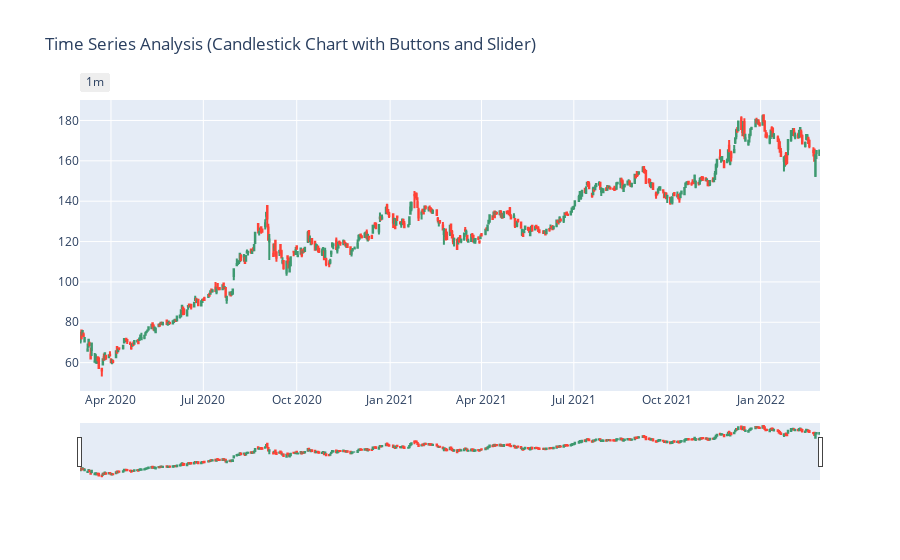

Notebook code for this chart:
### Markdown cell above
One of the best ways to analyze a time series data is to create an interactive visualization 
    
    where you can manually select the time interval in the output visualization itself. 

One way to do it is to add a slider below your visualization and buttons to control time intervals above your visualization. 

Below is how you can create an interactive candlestick chart where you can select time intervals in the output itself:

### Code cell
figure = go.Figure(data=[go.Candlestick(x = data.index,
                                        open = data["Open"],
                                        high = data["High"],
                                        low = data["Low"],
                                        close = data["Close"]
                                       )])
figure.update_layout(title = "Time Series Analysis (Candlestick Chart with Buttons and Slider)",
                    xaxis_rangeslider_visible = False)

figure.update_xaxes(
    rangeslider_visible = True,
    rangeselector = dict(
        buttons = list([
            dict(count = 1, label = "1m", step = "month", stepmode = "backward")
        ])
    )
)

figure.show()

### Figure 1 — Plotly figure (JSON) as saved in the notebook; plotly's stock layout.template omitted (floating-point values rounded to 4 significant figures; data arrays with more than 128 entries replaced by an {"elided": "..."} marker saying what was removed)
{"data": [{"close": {"elided": "504 float values"}, "high": {"elided": "504 float values"}, "low": {"elided": "504 float values"}, "open": {"elided": "504 float values"}, "type": "candlestick", "x": {"elided": "504 str values"}}], "layout": {"title": {"text": "Time Series Analysis (Candlestick Chart with Buttons and Slider)"}, "xaxis": {"rangeselector": {"buttons": [{"count": 1, "label": "1m", "step": "month", "stepmode": "backward"}]}, "rangeslider": {"visible": true}}}}
